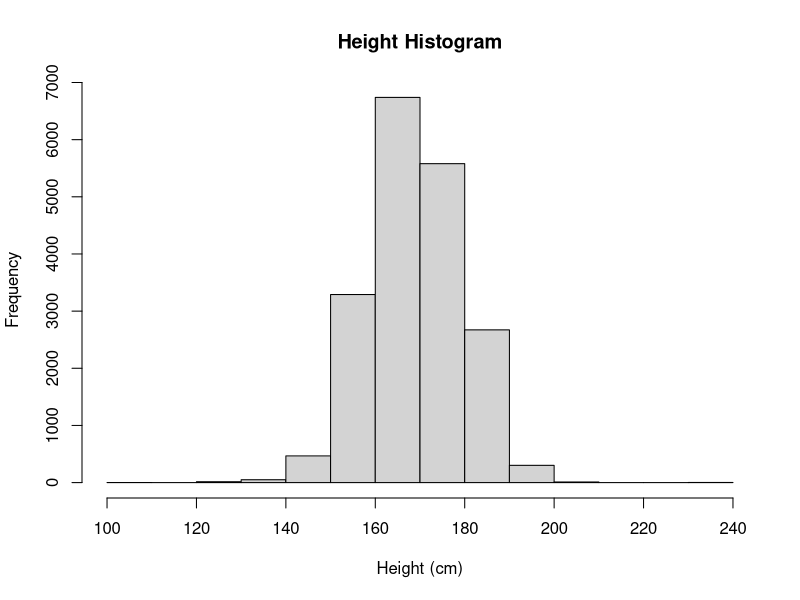
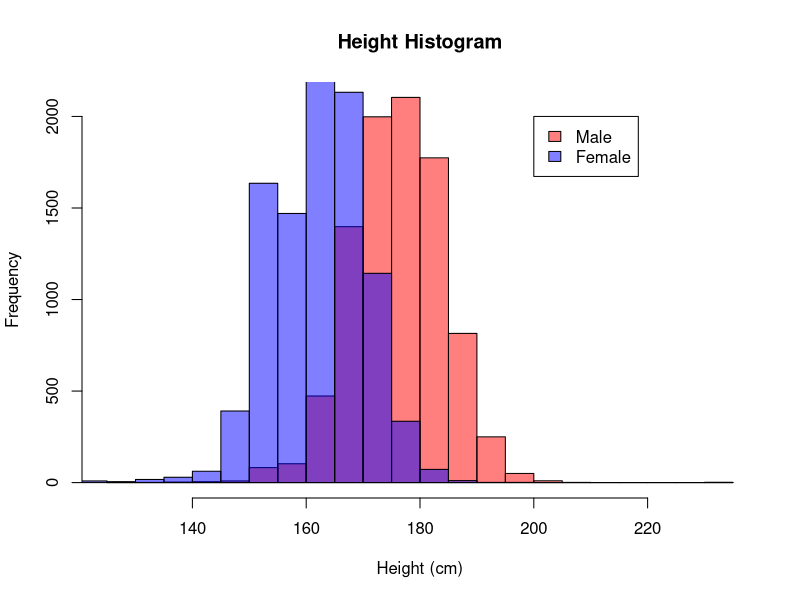
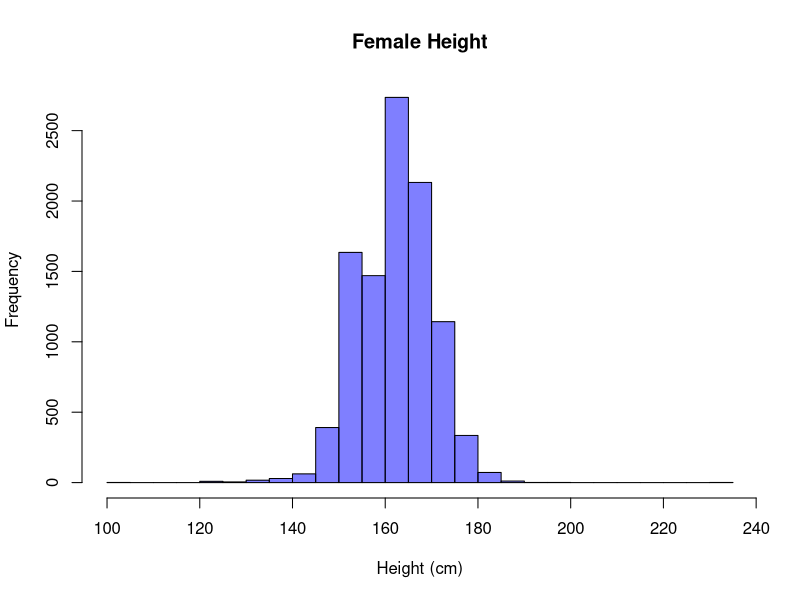
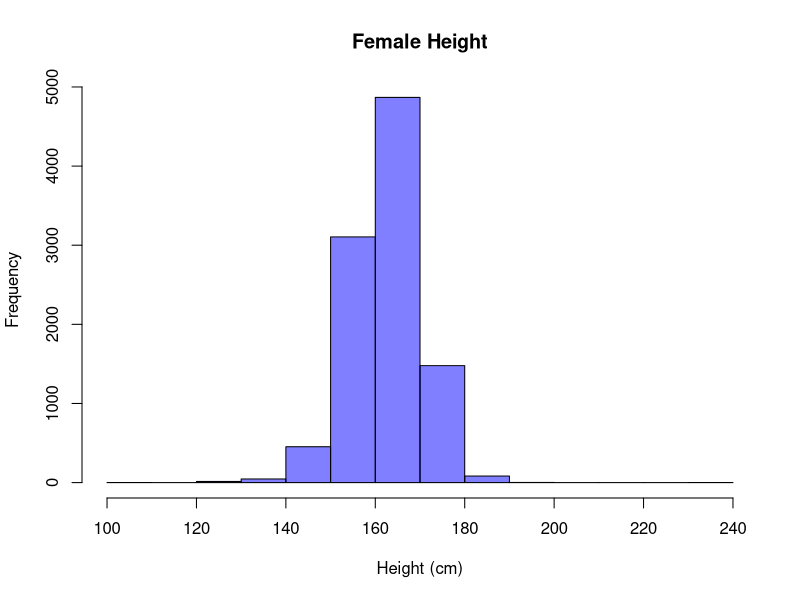
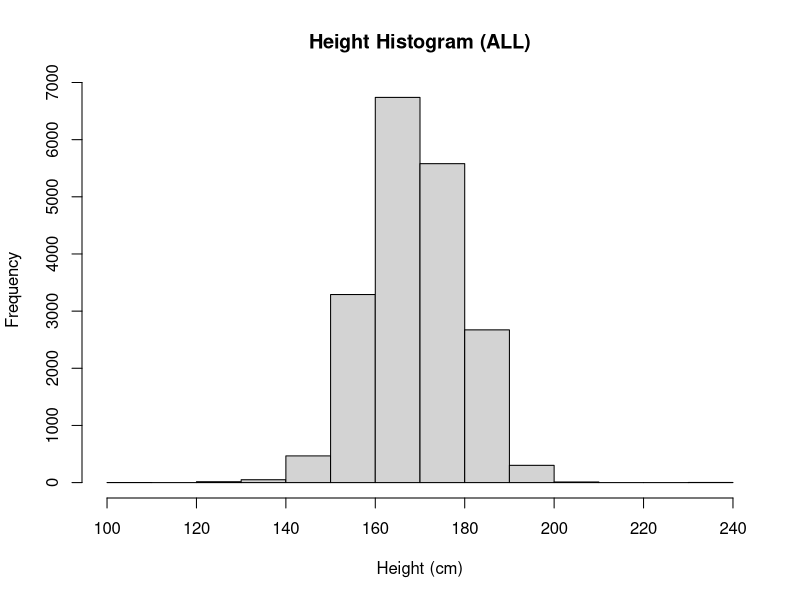
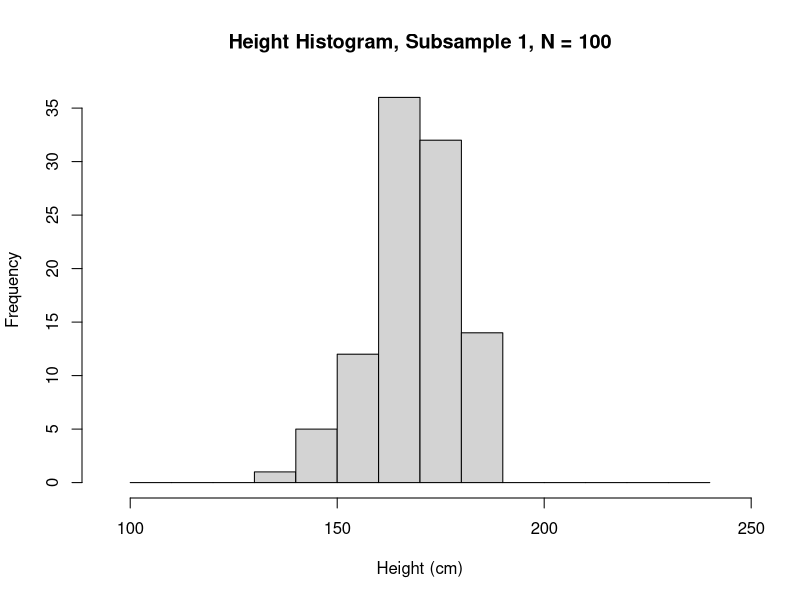
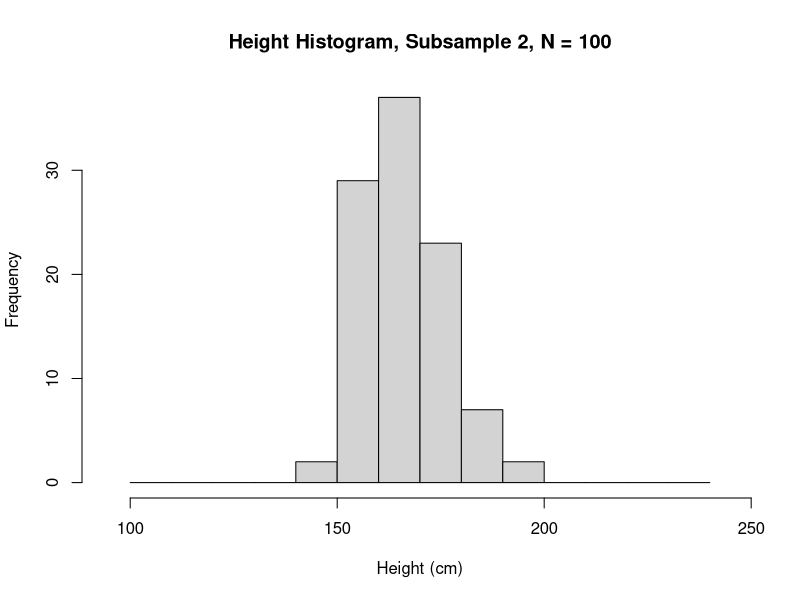
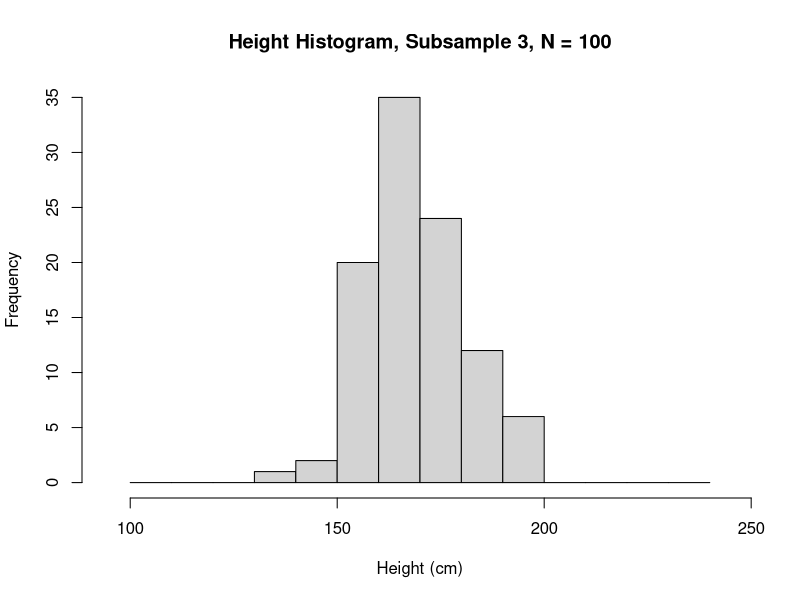

Source code (R) for these figures, in order:

############################################################################################
## 0. Read data

nhanes <- read.table("nhanes.dat")
cat("[LOADED: nhanes data]\n", "Measurements: ", names(nhanes), "\n")

############################################################################################
## 1. Some basic plots

x11()
hist(nhanes$height, xlab = "Height (cm)", main = "Height Histogram")

x11()
h <- hist(nhanes$height[nhanes$sex == 1], col = rgb(1, 0, 0, 0.5), xlab = "Height (cm)", main = "Height Histogram")
hist(nhanes$height[nhanes$sex == 2], col = rgb(0, 0, 1, 0.5), breaks = length(h$breaks), add = T)
legend(x = 200, y = 2000, legend = c("Male", "Female"), fill = c(rgb(1, 0, 0, 0.5), rgb(0, 0, 1, 0.5)))

############################################################################################
## 2. What can we say about a *population*? Initial explorations.

# Is the "double peak" here real?

x11()
hist(nhanes$height[nhanes$sex == 2], col = rgb(0, 0, 1, 0.5), breaks = length(h$breaks), xlab = "Height (cm)", main = "Female Height")
x11()
hist(nhanes$height[nhanes$sex == 2], col = rgb(0, 0, 1, 0.5), xlab = "Height (cm)", main = "Female Height")

# Sample without replacement

{
idx <- which(!is.na(nhanes$height))
x11()
h <- hist(nhanes$height, xlab = "Height (cm)", main = "Height Histogram (ALL)")
ph <- par("usr")
readline()
n <- 100
for(i in 1:10) {
  sub_idx <- sample(idx, n)
  hist(nhanes$height[sub_idx], breaks = h$breaks, xlim = c(ph[1], ph[2]),  
       xlab = "Height (cm)", main = paste("Height Histogram, Subsample ", i, ", N = ", n, sep = ""))
  readline()
}
}
# (Try the above again, with a different choice of n)

# Using probability: the Gaussian distribution

mu <- 0; v <- 1;
x <- seq(-4, 4, 0.1)
pdf <- exp(-0.5 * (x - mu)^2 / v) / sqrt(2 * pi * v)
cdf <- pnorm(x, mean = mu, sd = sqrt(v))
x11()
plot(x, pdf, type = "l", col = "blue", lwd = 5, main = paste("Density N(", mu, ", ", v, ")", sep = ""))
x11()
plot(x, cdf, type = "l", col = "blue", lwd = 5, main = paste("Distribution N(", mu, ", ", v, ")", sep = ""))

# Graphs: uniform distribution

x <- seq(0, 1, 0.1)
pdf <- rep(1, length(x))
cdf <- x
x11()
plot(x, pdf, type = "l", col = "blue", lwd = 5, ylim = c(0, 1), main = paste("Density U(", 0, ", ", 1, ")", sep = ""))
x11()
plot(x, cdf, type = "l", col = "blue", lwd = 5, ylim = c(0, 1), main = paste("Distribution U(", 0, ", ", 1, ")", sep = ""))

# Demonstration: averages of 100 uniform random variables

x11()
n_U <- 1000
f <- 1
for (i in 1:10) {
  d_U <- matrix(nrow = i * f, ncol = n_U)
  for (j in 1:n_U) {
    d_U[, j] <- runif(i * f)  
  }
  m_U <- colMeans(d_U)
  hist(m_U, xlab = "Average", xlim = c(0, 1), breaks = 10, main = paste("Average of", i * f, "uniform random variables"))  
  #qqnorm(m_U, ylim = c(0, 1))
  #qqline(m_U)
  readline()
}

# Demonstration: different Gaussians

mu <- c(0, 0, 0, -1, 3, 3, 3); v <- c(1, 3, 50, 1, 0.1, 0.01, 0.001)
x <- seq(-6, 6, 0.1)
x11()
for (i in seq_along(mu)) {
  pdf <- exp(-0.5 * (x - mu[i])^2 / v[i]) / sqrt(2 * pi * v[i])
  plot(x, pdf, type = "l", col = "blue", lwd = 5, main = paste("Density N(", mu[i], ", ", v[i], ")", sep = ""))
  readline()
}

############################################################################################
## 3. Fitting and model assessment

# Different trials

x11()
x <- seq(min(nhanes$height, na.rm = TRUE), max(nhanes$height, na.rm = TRUE), 0.1)
mu_hat <- mean(nhanes$height, na.rm = TRUE)
v_hat <- var(nhanes$height, na.rm = TRUE)
mu <- c(120, 190, 170, mu_hat)
v <- c(10, 500, 3, v_hat)
n <- sum(!is.na(nhanes$height))
hist(nhanes$height, prob = TRUE, col = "grey", xlab = "Height (cm)")
p_plot <- par("usr")
for (i in seq_along(mu)) {
  pdf <- exp(-0.5 * (x - mu[i])^2 / v[i]) / sqrt(2 * pi * v[i])
  #pdf <- pdf / max(pdf) * p_plot[4]
  score <- -0.5 * (n * log(2 * pi * v[i]) + sum((nhanes$height - mu[i])^2 / v[i], na.rm = TRUE))
  hist(nhanes$height, prob = TRUE, ylim = c(0, 0.045), col = "grey", xlab = "Height (cm)", main = sprintf("Score = %.2f", score))
  lines(x, pdf, col = "blue", lwd = 5)
  readline()
}

# Is this a good model?

cdf <- pnorm(x, mean = mu_hat, sd = sqrt(v_hat))
x11()
plot(x, cdf, type = "l", add = T, col = "blue", lwd = 5, ylim = c(0, 1), main = sprintf("Distribution N(%.1f, %.1f)", mu_hat, v_hat))
cdf_hat <- ecdf(nhanes$height)
x11()
plot(cdf_hat, xlab = "Height (cm)", main = "Empirical cdf")
lines(x, cdf, col = "blue", lwd = 5)
x11()
qqnorm(nhanes$height) 
qqline(nhanes$height)

############################################################################################
## 4. Multivariate plots

x11()
plot(nhanes$height[nhanes$sex == 1], nhanes$weight[nhanes$sex == 1], col = rgb(1, 0, 0, 0.5), xlab = "Height (cm)", ylab = "Weigth (kg)", main = "Height vs. Weight scatterplot")
points(nhanes$height[nhanes$sex == 2], nhanes$weight[nhanes$sex == 2], col = rgb(0, 0, 1, 0.5))

